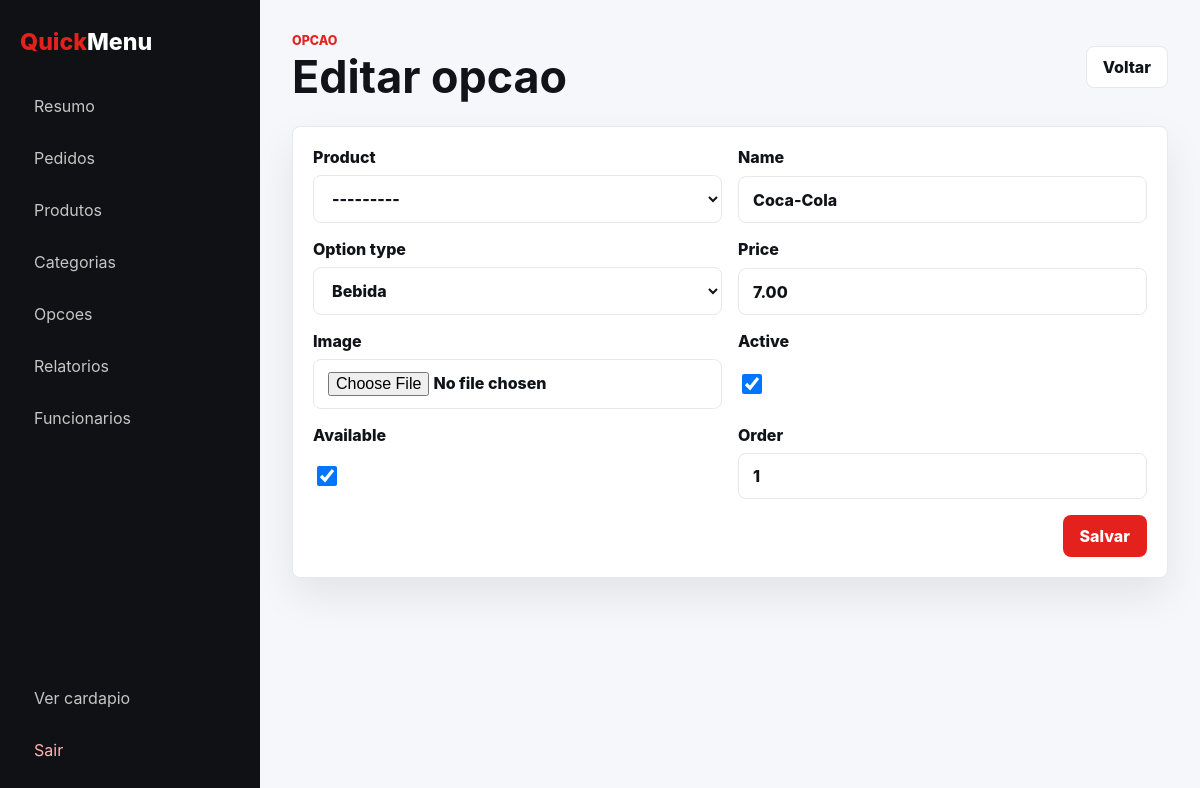
Screenshot of /painel/opcoes/1/editar/ (signed in) with the database file from the repository.
### menu/models.py (models this page shows, shortened)
class ProductOption(models.Model):
    OPTION_TYPES = [
        ('drink', 'Bebida'),
        ('side', 'Acompanhamento'),
        ('bread', 'Pao'),
        ('meat', 'Carne'),
        ('cheese', 'Queijo'),
        ('extra', 'Adicional'),
    ]
    product = models.ForeignKey(Product, on_delete=models.CASCADE, related_name='options', null=True, blank=True)
    name = models.CharField(max_length=100)
    price = models.DecimalField(max_digits=8, decimal_places=2, default=0)
    option_type = models.CharField(max_length=20, choices=OPTION_TYPES)
    active = models.BooleanField(default=True)
    available = models.BooleanField(default=True)
    image = models.ImageField(upload_to='options/', blank=True, null=True)
    order = models.PositiveIntegerField(default=0)
    created_at = models.DateTimeField(default=timezone.now, editable=False)
    updated_at = models.DateTimeField(auto_now=True)
    class Meta:
        ordering = ['option_type', 'order', 'name']
        verbose_name = 'opcao de produto'
        verbose_name_plural = 'opcoes de produto'

### dashboard/views.py (the view)
# urls.py: path('opcoes/<int:pk>/editar/', views.option_edit, name='option_edit'),
@manager_required
def option_edit(request, pk):
    option = get_object_or_404(ProductOption, pk=pk)
    form = ProductOptionForm(request.POST or None, request.FILES or None, instance=option)
    if request.method == 'POST' and form.is_valid():
        form.save()
        messages.success(request, 'Opcao atualizada com sucesso.')
        return redirect('dashboard:options')
    return render(request, 'dashboard/option_form.html', {**dashboard_context(request), 'form': form, 'title': 'Editar opcao'})

### dashboard/forms.py (shortened to what this page needs)
class ProductOptionForm(forms.ModelForm):
    class Meta:
        model = ProductOption
        fields = ['product', 'name', 'option_type', 'price', 'image', 'active', 'available', 'order']
        widgets = {
            'price': MoneyInput(attrs={'min': '0', 'step': '0.01'}),
            'order': forms.NumberInput(attrs={'min': '0'}),
        }

### cart/context_processors.py (called while the page is built)
def cart_summary(request):
    items, total = hydrate_cart(request.session)
    return {
        'cart_item_count': cart_count(request.session),
        'cart_total': total,
        'cart_preview_items': items,
    }

### cart/services.py (called while the page is built)
def get_cart(session):
    return session.get(CART_SESSION_KEY, [])

def cart_count(session):
    return sum(item['quantity'] for item in get_cart(session))

def money(value):
    return Decimal(value).quantize(Decimal('0.01'))

def hydrate_cart(session):
    hydrated = []
    total = Decimal('0.00')
    for index, item in enumerate(get_cart(session)):
        unit_price = money(item['unit_price'])
        subtotal = money(unit_price * item['quantity'])
        total += subtotal
        hydrated.append({**item, 'index': index, 'unit_price_decimal': unit_price, 'subtotal': subtotal})
    return hydrated, money(total)

### dashboard/views.py (called while the page is built)
def dashboard_context(request):
    return {
        'is_manager': request.user.is_superuser or request.user.groups.filter(name='Administradores').exists(),
        'status_labels': STATUS_LABELS,
    }

### menu/models.py (called while the page is built)
    def __str__(self):
        return self.name

### templates/dashboard/option_form.html (shortened to what this page needs)
{% extends 'dashboard/base_panel.html' %}
{% block eyebrow %}Opcao{% endblock %}
{% block heading %}{{ title }}{% endblock %}
{% block actions %}<a class="secondary-panel-button" href="{% url 'dashboard:options' %}">Voltar</a>{% endblock %}
{% block content %}
<section class="panel-card form-card">
    <form class="panel-form grid-form" method="post" enctype="multipart/form-data">
        {% for field in form %}
            <label>{{ field.label }} {{ field }}{% for error in field.errors %}<small class="field-error">{{ error }}</small>{% endfor %}</label>
        {% endfor %}
        <div class="form-actions span-2"><button class="primary-panel-button" type="submit">Salvar</button></div>
    </form>
</section>
{% endblock %}

### static/css/panel.css (style rules this page uses)
:root { --red: #e4211d; --red-dark: #bc1713; --ink: #111318; --muted: #69707d; --line: #e6e8ee; --soft: #f6f7fa; --white: #ffffff; --shadow: 0 18px 40px rgba(17, 19, 24, 0.08); }
* { box-sizing: border-box; }
html { width: 100%; overflow-x: hidden; }
body { margin: 0; font-family: Inter, system-ui, -apple-system, BlinkMacSystemFont, "Segoe UI", sans-serif; color: var(--ink); background: var(--soft); width: 100%; overflow-x: hidden; }
a { color: inherit; text-decoration: none; }
button, input, select, textarea { font: inherit; }
button { cursor: pointer; }
.panel-shell { min-height: 100vh; width: 100%; max-width: 100vw; display: grid; grid-template-columns: 260px minmax(0, 1fr); overflow-x: hidden; }
.primary-panel-button, .secondary-panel-button, .danger-button, .small-action, .small-link, .filter-actions a { border: 1px solid var(--line); border-radius: 8px; min-height: 42px; padding: 0 16px; display: inline-flex; align-items: center; justify-content: center; font-weight: 800; }
.primary-panel-button, .small-action { border-color: transparent; background: var(--red); color: #fff; }
.secondary-panel-button, .filter-actions a, .small-link { background: #fff; color: var(--ink); }
.stat-card, .panel-card, .order-ticket { border: 1px solid var(--line); border-radius: 8px; background: #fff; box-shadow: var(--shadow); }
.panel-card { min-width: 0; padding: 20px; }
.filter-bar input, .filter-bar select, .panel-form input, .panel-form select, .panel-form textarea { width: 100%; border: 1px solid var(--line); border-radius: 8px; background: #fff; padding: 12px 14px; color: var(--ink); }
.form-card { max-width: 920px; }
.panel-form { display: grid; gap: 16px; }
.grid-form { grid-template-columns: repeat(2, minmax(0, 1fr)); }
.panel-form label { display: grid; gap: 8px; font-weight: 800; }
.panel-form label input[type="checkbox"] { width: 20px; height: 20px; }
.span-2 { grid-column: 1 / -1; }
.form-actions { display: flex; justify-content: flex-end; }

### rows the page displays
ProductOption: form "---------" "Coca-Cola" "Bebida" "7.00" "☑" "☑" "1"

### other values shown
{{ title }} "Editar opcao"
{{ field.label }} "Product" "Name" "Option type" "Price" "Image" "Active" "Available" "Order"
